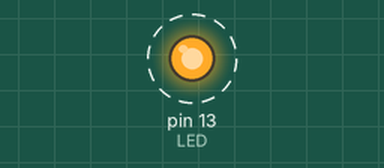
The sketch below on a simulated Arduino Uno, built with avr-gcc and run on an emulated ATmega328P. Shown: output pins drawn as LEDs (lit = HIGH). Dashed ring = blinking.

Above: at 0.2 s.
Timing chart, 0 to 3.0 s (numbered marks = the images above):
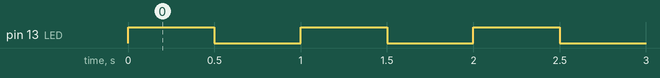

Measured:
- by itself, pin 13 (LED): alternates HIGH for 0.50 s and LOW for 0.50 s

The sketch:

lec4_pin13.ino
```cpp
#define LED 13
#define ON true
#define OFF false

void setup() {
  // put your setup code here, to run once:
  // PIN 13 nam canh PIN GND
  pinMode(LED, OUTPUT);
  Serial.begin(9600);
}

void turn(int pin, bool on)
{
  digitalWrite(pin, on ? HIGH : LOW);
}

void loop() {
  // put your main code here, to run repeatedly:
  turn(LED, ON);
  delay(500);
  turn(LED, OFF);
  delay(500);
}
```
